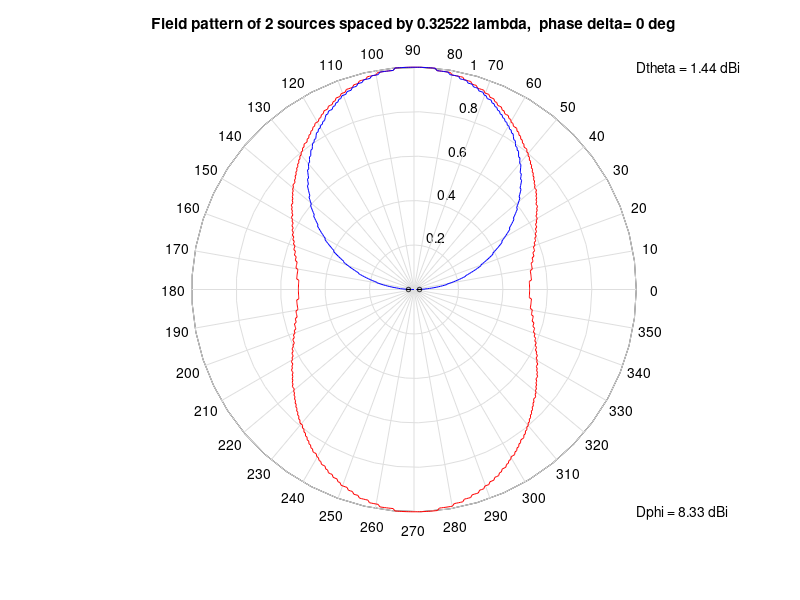

This figure's MATLAB source:
%ArrayPatGain - This program is an updated and combined version of the programs "ANTGAIN
% and "ARRAYPATGAIN" in the 4th edition of Kraus's Electromagnetics.  This program
% computes and plots the field pattern of a uniform linear array of sources.  
clc, clear;
timesrun=0;
while timesrun<1000,
    if timesrun==0,
        SP=1;
	      SP=0.49/sqrt(2.27);
        PH=0;
        N=2;
        MF=1;
    else,
        SP=input('Enter element spacing in wavelengths: ');
        PH=input('Enter phase difference between elements in degrees: ');
        N=input('Enter number of elements: ');
        MF=input('Enter pattern multiplication factor: ')';
    end;
   
% This version modified to include isotropic AND short dipole sources
% both of which are displayed on the same polar plot.  This version
% does not do phase plots.


% Compute fields for plotting
    A=0.01:0.01:6.27;                     % Angle over 2pi radians
    B=0.01:0.01:3.14;                     % B is theta -- the angle from 0 degrees
    
    U=(2*pi*SP*cos(A)+(pi*PH/180))/2;     % compute argument
    FP=(sin(N*U)./sin(U));                % compute isotropic electric field
    FP_n=FP./max(FP);			  % nomalized the electric field
    %FPD=(sin(N*U)./sin(U)).*cos(A);      % computer dipole electric field
    FPD=(cos((2*pi*SP*cos(B))/2.)-cos(2*pi*SP/2.))./sin(B);
    FPD_n=FPD./max(FPD);		  % normalized the electric field
    R=MF.*abs(FP_n);                      % multiply as appropriate
    Rdipole=MF.*abs(FPD_n);               % compute for array of short dipoles    
    pause(1);

% For isotropic source    
% compute the beam area in theta

                                          %    0 <theta (B) < 180 degrees
    W=(2*pi*SP*cos(B)+(pi*PH/180))/2;     % compute psi -- phase shift
    PP=(sin(N*W)./sin(W)).^2;             % compute unnormalized power
    Z=0.01*sin(B).*PP;                    % differential power is PP*sin(theta)*d(theta)
    SUM=sum(Z);                           % integrate the elements over 180 degrees

    DR=(2*(N^2))/SUM;                     % numerical directivity is Pmax/Pavg.
                                          % N^2 is Pmax 
                                          % D = 4*pi/omegaA                                                                                    
    DBI=10*log10(DR);                     % express in dBi

% For dipole source
% compute the beam area in theta
%   B=0.01:0.01:3.14;                     % B is theta -- the angle from 0 degrees
                                          %    0 <theta (B) < 180 degrees
    W=(2*pi*SP*cos(B)+(pi*PH/180))/2;     % compute psi -- phase shift
    PP=(sin(N*W)./sin(W).*cos(B)).^2;     % compute unnormalized power
    PP_d=((cos((2*pi*SP.*cos(B))/2.)-cos(2*pi*SP/2.))./sin(B)).^2;
    Z=0.01*sin(B).*PP;                    % differential power is PP*sin(theta)*d(theta)
    Z_d=0.01*sin(B).*PP_d;
    SUM=sum(Z);                           % integrate the elements over 180 degrees
    SUM_d=sum(Z_d);
    
    DRdipole=2./SUM_d;                    %(2*(N^2))/SUM; % numerical directivity is Pmax/Pavg.
                                          % N^2 is Pmax 
                                          % D = 4*pi/omegaA                                          
    DBIdipole=10*log10(DRdipole);         % express in dBi
    theta=(0:2*pi/626:2*pi);
    theta_d=(0:pi/313:pi);             

% plot antenna pattern in polar coordinates
% plot isotropic pattern and then plot dipole pattern in same fig.
    polar(theta,(round(R*100))/100,'r'); 
    set (gca, "rtick", 0:0.2:1, "ttick", 0:10:350);
    hold on;
    polar(theta_d,(round(Rdipole*100))/100,'b');
    set (gca, "rtick", 0:0.2:1, "ttick", 0:10:350);
    title(['Field pattern of ',num2str(N),' sources spaced by ',num2str(SP),' lambda,  ','phase delta= ',num2str(PH),' deg']);
    text(max(R),max(R),['Dtheta = ',num2str((round(DBI*100))/100),' dBi']);
    text(max(R),-max(R),['Dphi = ',num2str((round(DBIdipole*100))/100),' dBi']);
    hold off;

    sep=max(R)/20;
    xcent=sep*((-(N-1)/2)-1);
    for elcount=1:N
        xcent=xcent+sep;
        ycent=0;
        radius=sep/5;
        xp=xcent+[-radius:radius/10:radius];
        yp=ycent+real(sqrt((radius^2)-(xp-xcent).^2));
        patch(xp,yp,'k');
        patch(xp,-yp,'k');
    end;

    rp=input('Enter 1 for rectangular plot: ');
    if rp==1
        figure(2);
        plot(theta*(180/pi),R);
        grid on;
        %zoom on;
        title(['Field Pattern of ',num2str(N),' sources spaced by ',num2str(SP),' lambda,  ','phase delta= ',num2str(PH),' deg']);
        xlabel('Angle (deg)');
        ylabel('Amplitude (linear)');
    end;

    logp=input('Enter 1 for dB plot: ');
    if logp==1
        figure(3);
        plot(theta*(180/pi),10*log10(abs(R)));
        grid on;
        title(['Field Pattern of ',num2str(N),' sources spaced by ',num2str(SP),' lambda,  ','phase delta= ',num2str(PH),' deg']);
        xlabel('Angle (deg)');
        ylabel('Amplitude (dB)');
    end;

    powerp=input('Enter 1 for power pattern: ');
    if powerp==1
        figure(4);
        plot(theta*(180/pi),20*log10(abs(R)));
        grid on;
        title(['Power Pattern of ',num2str(N),' sources spaced by ',num2str(SP),' lambda,  ','phase delta= ',num2str(PH),' deg']);
        xlabel('Angle (deg)');
        ylabel('Amplitude (dB)');
    end;

    timesrun=timesrun+1;
    done=input('Enter 1 to modify parameters: ');
    if done~=1,
        timesrun=1000;
    end;

end;
